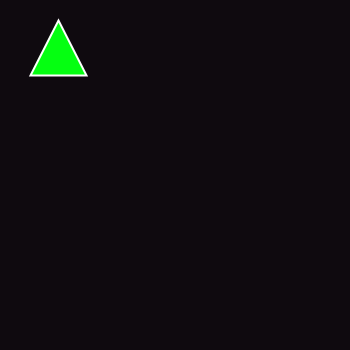
Frame 1 (no input)
Frame 60 (the mouse pressed at the canvas centre just before this capture): identical to frame 1, image omitted
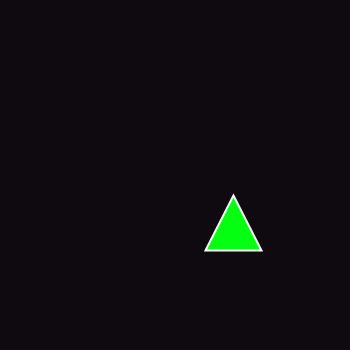
Frame 120 (the mouse held since frame 60 and released just before this capture)

The Processing sketch that drew these frames (run headless with seeded random() and noise(); from frame 60 on, the mouse is pressed at the canvas centre):

// Processing sketch: processing_96859
// ── processing_96859.pde

void setup(){
  size (350, 350); 
}

void draw() {
  background(15, 10, 15);
  translate(mouseX, mouseY);
  fill(5, 255, 17);
  stroke(255);
  strokeWeight(2);
  triangle(30, 75, 58, 20, 86, 75);
}
